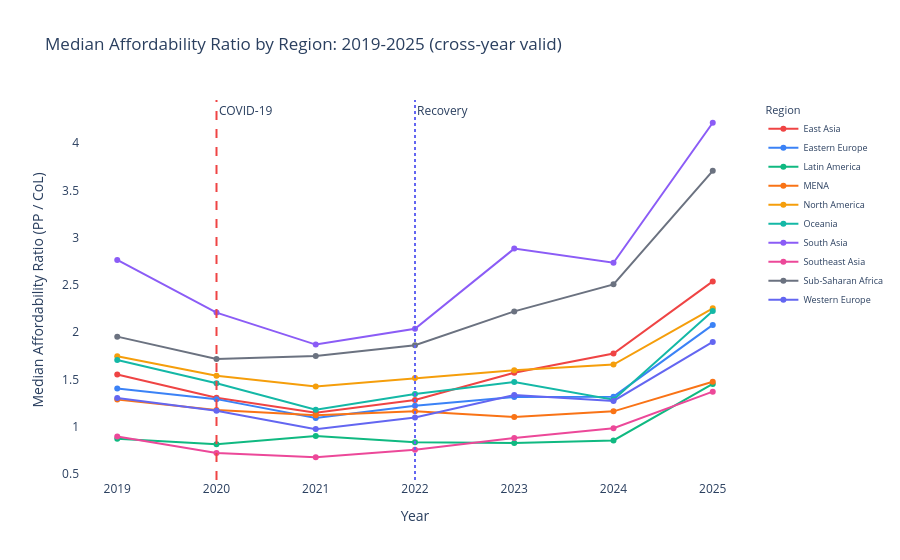

The code cell stored with this chart in its notebook:
### Code cell
reg_summary = (
    cmp[cmp['region'] != 'Other']
    .groupby('region')
    .agg(n_cities=('City','count'),
         median_af_change=('af_change','median'),
         pct_declined=('af_change', lambda x: (x < 0).mean() * 100))
    .reset_index()
    .sort_values('median_af_change')
)

bar_colors = [PALETTE['lost'] if v < 0 else PALETTE['gained']
              for v in reg_summary['median_af_change']]

fig, axes = plt.subplots(1, 2, figsize=(15, 6))
fig.suptitle('Act 4: Affordability Change Since COVID by World Region (2019-2025)',
             fontsize=12, fontweight='bold')

axes[0].barh(reg_summary['region'], reg_summary['median_af_change'],
             color=bar_colors, edgecolor='white')
axes[0].axvline(0, color='black', linewidth=0.8)
axes[0].set_title('Median Affordability Change', fontsize=10)
axes[0].set_xlabel('Median Delta Affordability Ratio')
axes[0].spines[['top','right']].set_visible(False)
for i, (_, row) in enumerate(reg_summary.iterrows()):
    axes[0].text(row.median_af_change + (0.01 if row.median_af_change >= 0 else -0.01),
                 i, f'n={row.n_cities}', va='center', fontsize=8,
                 ha='left' if row.median_af_change >= 0 else 'right')

axes[1].barh(reg_summary['region'], reg_summary['pct_declined'],
             color='#94A3B8', edgecolor='white')
axes[1].axvline(50, color='black', linewidth=0.8, linestyle='--', alpha=0.5)
axes[1].set_title('% of Cities Less Affordable in 2025 vs 2019', fontsize=10)
axes[1].set_xlabel('% of Cities Where Affordability Declined')
axes[1].spines[['top','right']].set_visible(False)

plt.tight_layout()
plt.show()

reg_trend = (
    df[df['region'] != 'Other']
    .groupby(['year','region'])['affordability'].median().reset_index()
)
fig = px.line(
    reg_trend[reg_trend['year'] >= PRE_COVID],
    x='year', y='affordability', color='region', markers=True,
    title='Median Affordability Ratio by Region: 2019-2025 (cross-year valid)',
    labels={'affordability':'Median Affordability Ratio (PP / CoL)','year':'Year','region':'Region'},
    color_discrete_map=REGION_COLORS,
)
fig.add_vline(x=COVID_YEAR, line_dash='dash', line_color=PALETTE['covid'],
              annotation_text='COVID-19')
fig.add_vline(x=RECOVERY_START, line_dash='dot', line_color=PALETTE['recovery'],
              annotation_text='Recovery')
fig.update_layout(plot_bgcolor='white', paper_bgcolor='white',
                  legend=dict(font=dict(size=9)))
fig.show()

print('\nMedian affordability change 2019->2025 by region:')
print(reg_summary[['region','median_af_change','pct_declined','n_cities']].to_string(index=False))

### Figure 1 — Plotly figure (JSON) as saved in the notebook; plotly's stock layout.template omitted (floating-point values rounded to 4 significant figures)
{"data": [{"hovertemplate": "Region=East Asia<br>Year=%{x}<br>Median Affordability Ratio (PP / CoL)=%{y}<extra></extra>", "legendgroup": "East Asia", "line": {"color": "#EF4444", "dash": "solid"}, "marker": {"symbol": "circle"}, "mode": "lines+markers", "name": "East Asia", "orientation": "v", "showlegend": true, "type": "scatter", "x": [2019, 2020, 2021, 2022, 2023, 2024, 2025], "xaxis": "x", "y": [1.552, 1.306, 1.148, 1.283, 1.571, 1.774, 2.537], "yaxis": "y"}, {"hovertemplate": "Region=Eastern Europe<br>Year=%{x}<br>Median Affordability Ratio (PP / CoL)=%{y}<extra></extra>", "legendgroup": "Eastern Europe", "line": {"color": "#3B82F6", "dash": "solid"}, "marker": {"symbol": "circle"}, "mode": "lines+markers", "name": "Eastern Europe", "orientation": "v", "showlegend": true, "type": "scatter", "x": [2019, 2020, 2021, 2022, 2023, 2024, 2025], "xaxis": "x", "y": [1.403, 1.292, 1.094, 1.223, 1.315, 1.319, 2.077], "yaxis": "y"}, {"hovertemplate": "Region=Latin America<br>Year=%{x}<br>Median Affordability Ratio (PP / CoL)=%{y}<extra></extra>", "legendgroup": "Latin America", "line": {"color": "#10B981", "dash": "solid"}, "marker": {"symbol": "circle"}, "mode": "lines+markers", "name": "Latin America", "orientation": "v", "showlegend": true, "type": "scatter", "x": [2019, 2020, 2021, 2022, 2023, 2024, 2025], "xaxis": "x", "y": [0.874, 0.816, 0.903, 0.837, 0.827, 0.855, 1.453], "yaxis": "y"}, {"hovertemplate": "Region=MENA<br>Year=%{x}<br>Median Affordability Ratio (PP / CoL)=%{y}<extra></extra>", "legendgroup": "MENA", "line": {"color": "#F97316", "dash": "solid"}, "marker": {"symbol": "circle"}, "mode": "lines+markers", "name": "MENA", "orientation": "v", "showlegend": true, "type": "scatter", "x": [2019, 2020, 2021, 2022, 2023, 2024, 2025], "xaxis": "x", "y": [1.287, 1.176, 1.121, 1.163, 1.103, 1.163, 1.476], "yaxis": "y"}, {"hovertemplate": "Region=North America<br>Year=%{x}<br>Median Affordability Ratio (PP / CoL)=%{y}<extra></extra>", "legendgroup": "North America", "line": {"color": "#F59E0B", "dash": "solid"}, "marker": {"symbol": "circle"}, "mode": "lines+markers", "name": "North America", "orientation": "v", "showlegend": true, "type": "scatter", "x": [2019, 2020, 2021, 2022, 2023, 2024, 2025], "xaxis": "x", "y": [1.745, 1.54, 1.427, 1.516, 1.598, 1.658, 2.253], "yaxis": "y"}, {"hovertemplate": "Region=Oceania<br>Year=%{x}<br>Median Affordability Ratio (PP / CoL)=%{y}<extra></extra>", "legendgroup": "Oceania", "line": {"color": "#14B8A6", "dash": "solid"}, "marker": {"symbol": "circle"}, "mode": "lines+markers", "name": "Oceania", "orientation": "v", "showlegend": true, "type": "scatter", "x": [2019, 2020, 2021, 2022, 2023, 2024, 2025], "xaxis": "x", "y": [1.705, 1.46, 1.181, 1.346, 1.473, 1.286, 2.223], "yaxis": "y"}, {"hovertemplate": "Region=South Asia<br>Year=%{x}<br>Median Affordability Ratio (PP / CoL)=%{y}<extra></extra>", "legendgroup": "South Asia", "line": {"color": "#8B5CF6", "dash": "solid"}, "marker": {"symbol": "circle"}, "mode": "lines+markers", "name": "South Asia", "orientation": "v", "showlegend": true, "type": "scatter", "x": [2019, 2020, 2021, 2022, 2023, 2024, 2025], "xaxis": "x", "y": [2.764, 2.207, 1.869, 2.037, 2.884, 2.734, 4.215], "yaxis": "y"}, {"hovertemplate": "Region=Southeast Asia<br>Year=%{x}<br>Median Affordability Ratio (PP / CoL)=%{y}<extra></extra>", "legendgroup": "Southeast Asia", "line": {"color": "#EC4899", "dash": "solid"}, "marker": {"symbol": "circle"}, "mode": "lines+markers", "name": "Southeast Asia", "orientation": "v", "showlegend": true, "type": "scatter", "x": [2019, 2020, 2021, 2022, 2023, 2024, 2025], "xaxis": "x", "y": [0.8975, 0.7235, 0.6775, 0.7575, 0.8815, 0.9845, 1.371], "yaxis": "y"}, {"hovertemplate": "Region=Sub-Saharan Africa<br>Year=%{x}<br>Median Affordability Ratio (PP / CoL)=%{y}<extra></extra>", "legendgroup": "Sub-Saharan Africa", "line": {"color": "#6B7280", "dash": "solid"}, "marker": {"symbol": "circle"}, "mode": "lines+markers", "name": "Sub-Saharan Africa", "orientation": "v", "showlegend": true, "type": "scatter", "x": [2019, 2020, 2021, 2022, 2023, 2024, 2025], "xaxis": "x", "y": [1.953, 1.716, 1.748, 1.862, 2.22, 2.506, 3.707], "yaxis": "y"}, {"hovertemplate": "Region=Western Europe<br>Year=%{x}<br>Median Affordability Ratio (PP / CoL)=%{y}<extra></extra>", "legendgroup": "Western Europe", "line": {"color": "#6366F1", "dash": "solid"}, "marker": {"symbol": "circle"}, "mode": "lines+markers", "name": "Western Europe", "orientation": "v", "showlegend": true, "type": "scatter", "x": [2019, 2020, 2021, 2022, 2023, 2024, 2025], "xaxis": "x", "y": [1.303, 1.17, 0.975, 1.098, 1.336, 1.273, 1.897], "yaxis": "y"}], "layout": {"annotations": [{"showarrow": false, "text": "COVID-19", "x": 2020, "xanchor": "left", "xref": "x", "y": 1, "yanchor": "top", "yref": "y domain"}, {"showarrow": false, "text": "Recovery", "x": 2022, "xanchor": "left", "xref": "x", "y": 1, "yanchor": "top", "yref": "y domain"}], "legend": {"font": {"size": 9}, "title": {"text": "Region"}, "tracegroupgap": 0}, "paper_bgcolor": "white", "plot_bgcolor": "white", "shapes": [{"line": {"color": "#EF4444", "dash": "dash"}, "type": "line", "x0": 2020, "x1": 2020, "xref": "x", "y0": 0, "y1": 1, "yref": "y domain"}, {"line": {"color": "#6366F1", "dash": "dot"}, "type": "line", "x0": 2022, "x1": 2022, "xref": "x", "y0": 0, "y1": 1, "yref": "y domain"}], "title": {"text": "Median Affordability Ratio by Region: 2019-2025 (cross-year valid)"}, "xaxis": {"anchor": "y", "domain": [0.0, 1.0], "title": {"text": "Year"}}, "yaxis": {"anchor": "x", "domain": [0.0, 1.0], "title": {"text": "Median Affordability Ratio (PP / CoL)"}}}}
